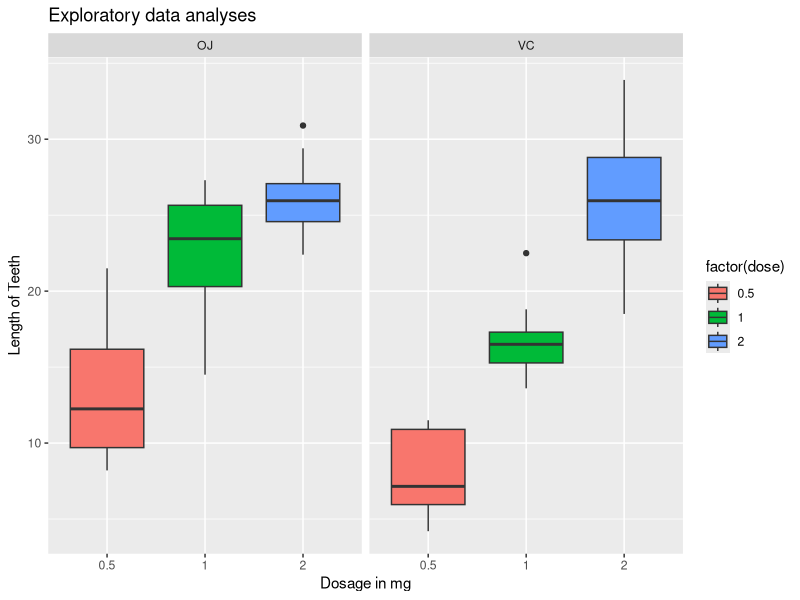

Here is the R script that generated this plot: (Note: this script raises an error after producing the figure.)
library(ggplot2)
library(datasets)
data(ToothGrowth)
head(ToothGrowth)
attach(ToothGrowth)
g1 <- ggplot(ToothGrowth, aes(x=factor(dose),y=len,fill=factor(dose)))
g1 + geom_boxplot(notch=F) + facet_grid(.~supp) + 
  scale_x_discrete("Dosage in mg") + 
  scale_y_continuous("Length of Teeth") + 
  ggtitle("Exploratory data analyses")

dose <- as.factor(dose)
summary(ToothGrowth)
table(supp, dose)


test.supp.equ <- t.test(len~supp, paired=F, var.equal=T, data=ToothGrowth)
test.supp.nequ <- t.test(len~supp, paired=F, var.equal=F, data=ToothGrowth)

data.frame("p-value"=c(test.supp.equ$p.value, test.supp.nequ$p.value),"Conf-Low"=c(test.supp.equ$conf[1],test.supp.nequ$conf[1]),
                          "Conf-High"=c(test.supp.equ$conf[2],test.supp.nequ$conf[2]), row.names=c("Equal Var","Unequal Var"))


dose.05 <- ToothGrowth[which(dose==.5),1]
dose.10 <- ToothGrowth[which(dose==1),1]
dose.20 <- ToothGrowth[which(dose==2),1]
dose0510.t1 <- t.test(dose.05, dose.10, paired=F, var.equal=T)
dose0510.t2 <- t.test(dose.05, dose.10, paired=F, var.equal=F)
dose0510.result <- data.frame("p-value"=c(dose0510.t1$p.value, dose0510.t2$p.value),"Conf-Low"=c(dose0510.t1$conf[1],dose0510.t2$conf[1]),"Conf-High"=c(dose0510.t1$conf[2],dose0510.t2$conf[2]), row.names=c("Equal Var","Unequal Var"), "Dose"="0.5 to 1")
dose0520.t1 <- t.test(dose.05, dose.20, paired=F, var.equal=T)
dose0520.t2 <- t.test(dose.05, dose.20, paired=F, var.equal=F)
dose0520.result <- data.frame("p-value"=c(dose0520.t1$p.value, dose0520.t2$p.value),"Conf-Low"=c(dose0520.t1$conf[1],dose0520.t2$conf[1]),"Conf-High"=c(dose0520.t1$conf[2],dose0520.t2$conf[2]), row.names=c("Equal Var","Unequal Var"), "Dose"="0.5 to 2")
dose1020.t1 <- t.test(dose.10, dose.20, paired=F, var.equal=T)
dose1020.t2 <- t.test(dose.10, dose.20, paired=F, var.equal=F)
dose1020.result <- data.frame("p-value"=c(dose1020.t1$p.value, dose1020.t2$p.value),"Conf-Low"=c(dose1020.t1$conf[1],dose1020.t2$conf[1]),"Conf-High"=c(dose1020.t1$conf[2],dose1020.t2$conf[2]), row.names=c("Equal Var","Unequal Var"), "Dose"="1 to 2")
rbind(dose0510.result,dose0520.result,dose1020.result)
